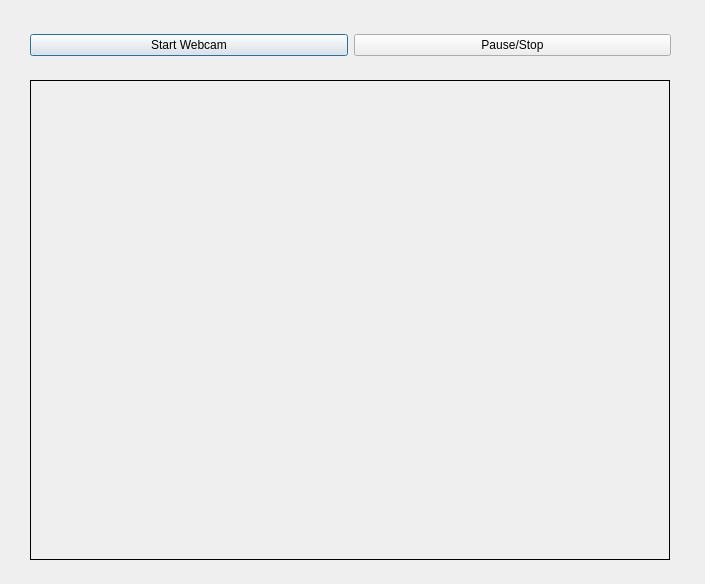
<?xml version="1.0" encoding="UTF-8"?>
<ui version="4.0">
 <class>Dialog</class>
 <widget class="QDialog" name="Dialog">
  <property name="geometry">
   <rect>
    <x>0</x>
    <y>0</y>
    <width>705</width>
    <height>584</height>
   </rect>
  </property>
  <property name="windowTitle">
   <string>Dialog</string>
  </property>
  <widget class="QLabel" name="imgLabel">
   <property name="geometry">
    <rect>
     <x>30</x>
     <y>80</y>
     <width>640</width>
     <height>480</height>
    </rect>
   </property>
   <property name="frameShape">
    <enum>QFrame::Box</enum>
   </property>
   <property name="text">
    <string/>
   </property>
  </widget>
  <widget class="QWidget" name="">
   <property name="geometry">
    <rect>
     <x>30</x>
     <y>30</y>
     <width>641</width>
     <height>31</height>
    </rect>
   </property>
   <layout class="QHBoxLayout" name="horizontalLayout">
    <item>
     <widget class="QPushButton" name="startButton">
      <property name="text">
       <string>Start Webcam</string>
      </property>
     </widget>
    </item>
    <item>
     <widget class="QPushButton" name="stopButton">
      <property name="text">
       <string>Pause/Stop</string>
      </property>
     </widget>
    </item>
   </layout>
  </widget>
 </widget>
 <resources/>
 <connections/>
</ui>
